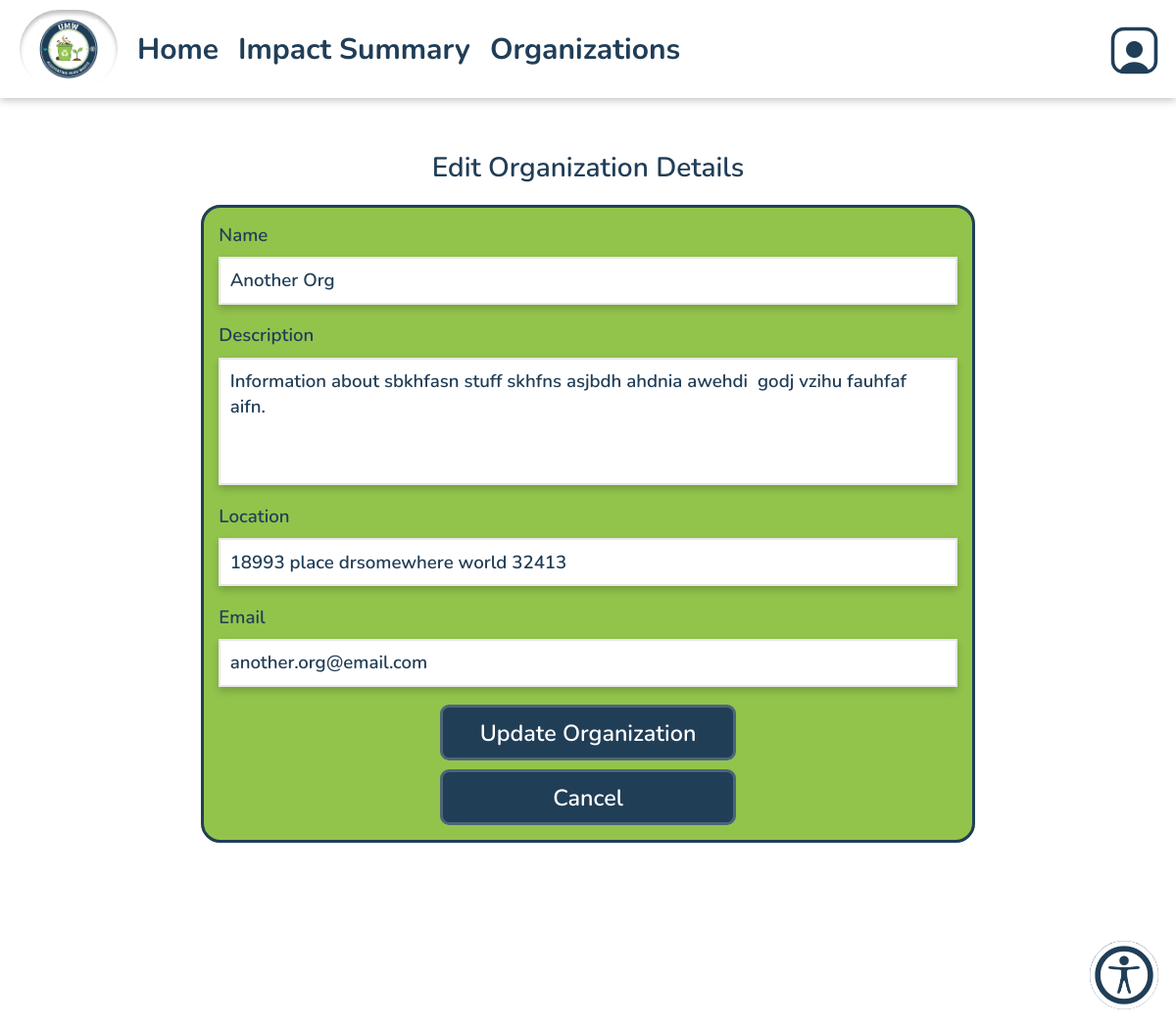
The app's page /editOrganization.php?id=2 (signed in) with its own data.
### tables this page shows
CREATE TABLE `dborganizations` (
  `id` int(11) NOT NULL,
  `name` varchar(256) NOT NULL,
  `email` varchar(256) DEFAULT NULL,
  `description` text DEFAULT NULL,
  `location` varchar(256) DEFAULT NULL,
  `archived` tinyint(4) NOT NULL DEFAULT 0
);

### database/dbOrganizations.php (called while the page is built, shortened)
<?php
function fetch_organization_by_id($id) {
    $connection = connect();
    $id = mysqli_real_escape_string($connection, $id);
    $query = $connection->prepare("select * from dborganizations where id = ?");
    $query->bind_param("i", $id);
    $query->execute();
    $result = $query->get_result();
    $org = mysqli_fetch_assoc($result);
    if ($org) {
        require_once('include/output.php');
        $org = hsc($org);
        return $org;
    }
    return null;
}

### include/output.php (called while the page is built, shortened)
<?php
    function hsc($input) {
        if (is_array($input)) {
            $arr = [];
            foreach ($input as $key => $value) {
                $arr[$key] = htmlspecialchars($value ?? '');
            }
            return $arr;
        }
        return htmlspecialchars($input ?? '');
    }

### editOrganization.php (the view, shortened to what this page needs)
<?php
    require_once('database/dbOrganizations.php');
    $args  = sanitize($_GET);
    $id    = $args['id'];
    $org = fetch_organization_by_id($id);
    require_once('include/output.php');
?>
<!DOCTYPE html>
<html>
    <head>
        <?php require_once('universal.inc') ?>
    </head>
    <body>
        <?php require_once('header.php') ?>
        <main class="signup-form">
            <div class="main-content-box">
                <h2 style="margin-bottom: 1rem;">Edit Organization Details</h2>
                <form id="edit-org-form" method="post" class="edit-org-form">
                    <fieldset class="section-box">
                        <label for ="name">Name</label>
                        <input type="text" id="name" name="name"
                            value="<?php echo htmlspecialchars($org['name']) ?>" required>
                        <label for="description">Description</label>
                        <textarea id="description" name="description"><?php echo htmlspecialchars($org['description']) ?></textarea>
                        <label for="location">Location</label>
                        <input type="text" id="location" name="location"
                            value="<?php echo htmlspecialchars($org['location']) ?>">
                        <label for="email">Email</label>
                        <input type="email" id="email" name="email" required
                            value="<?php echo htmlspecialchars($org['email']) ?>">
                        <input type="submit" value="Update Organization" style="margin: auto; width: 40%;">
                        <a class="button cancel" style="margin: auto; width: 40%;" href="organization.php?id=<?php echo htmlspecialchars($_GET['id']) ?>" style="margin-top: .5rem">Cancel</a>
                    </fieldset>
                </form>
            </div>
        </main>
    </body>
</html>

### css/base.css (style rules this page uses)
html, body, header, main, footer, div, span, p, h1, h2, h3, h4, h5, h6, ul, ol, li, input, select, textarea, form, section, label, table, td, tr, th, form, fieldset, em, button, a { padding: 0; margin: 0; font-size: inherit; font-family: inherit; font-weight: inherit; text-decoration: none; font-style: normal; box-sizing: border-box; text-align: left; list-style-type: none; border-spacing: 0; }
:root { --page-background-color: white; --page-font-color: #213e57; --inactive-font-color: #213e57; --inactive-background-color: white; --standout-background: white; --happy-toast-background-color: #5D7E61; --happy-toast-font-color: rgb(255, 255, 255); --info-toast-background-color: #2f2f2f; --info-toast-font-color: white; --error-toast-background-color: #A66654; --error-toast-font-color: rgb(255, 255, 255); --shadow-and-border-color: #e8e8e8; --main-color: #213e57; --main-color-hover: #4d6579; --accent-color: #92c44c; --accent-color-hover: #759d3d; --secondary-accent-color: rgb(175, 141, 92); --accessible-highlight-color: #2563EB; --wv-accent-color: #C9AB81; --wv-accent-foreground: #111111; --wv-bg-light: #ffffff; --wv-text-dark: #111111; --wv-muted-text: #6b6b6b; --calendar-event-color: #808080; --calendar-event-color-hover: var(--accent-color); --calendar-today-border: 2px solid var(--secondary-accent-color); --button-font-color: rgb(255, 255, 255); --button-padding: 0.5rem 1.5rem; --button-border-radius: 0.5rem; --standard-border: 1px solid #333333; --light-border: 1px solid var(--shadow-and-border-color); --text-field-border: 2px solid #e8e8e8; --cancel-button-background-color: #A66654; --error-color: #A66654; font-size: 18px; font-family: Montserrat; font-weight: 300; }
body { background-color: var(--page-background-color); color: var(--page-font-color); font-family: Montserrat; }
a { color: var(--accent-color); }
main:not(.login):not(.calendar-view):not(.dashboard) { padding: 1rem; }
input[type=text], input[type=password], input[type=date], input[type=email], input[type=number], input[type=tel], select, textarea, .pseudo-input, .pseudo-input-disabled { border: var(--text-field-border); border-radius: 0; padding: 0.5rem; width: 100%; background-color: var(--page-background-color); margin-bottom: 0.5rem; scroll-margin: 7.5rem; box-shadow: 0px 4px 8px rgba(0,0,0,0.2); color: var(--page-font-color); font-weight: 550; }
input[type=text]::placeholder, input[type=password]::placeholder, input[type=date]::placeholder, input[type=email]::placeholder, input[type=number]::placeholder, input[type=tel]::placeholder, textarea::placeholder { color: var(--main-color-hover); }
input[type=submit], button, .button, a.button-signup { color: var(--button-font-color); background-color: var(--main-color); padding: var(--button-padding); border: 3px solid var(--main-color-hover); border-radius: var(--button-border-radius); font-weight: 550; font-size: 1.25rem; width: 94%; transition: background-color .3s; cursor: pointer; text-align: center; }
label { color: var(--page-font-color); font-weight: 600; width: 100%; text-align: left; }
h2 { font-size: 1.5rem; font-weight: 550; text-align: center; }
.button { display: inline-block; }
button.cancel, a.cancel { background-color: var(--main-color); color: white; }
@media only screen and (min-width: 1024px) { main.signup-form { margin: 0rem 8rem 4rem 8rem; } }
form.signup-form, form.add-org-form, form.password-change, form.modUser, form.edit-org-form { display: flex; gap: 1rem; flex-direction: column; }
form.signup-form .section-box, form#person-search.section-box, form#org-search.section-box, form.add-org-form .section-box, form.password-change .section-box, form.modUser .section-box, form.edit-org-form .section-box { border: 3px solid var(--main-color); border-radius: 20px; padding: 15px; margin-bottom: 20px; background-color: var(--accent-color); width: fit-content; min-width: 100%; }
textarea#description { resize: none; }
form.signup-form > fieldset, form.password-change > fieldset, form.modUser > fieldset, form.edit-org-form > fieldset { padding: 1.5rem; display: flex; gap: .5rem; flex-direction: column; }
form.signup-form textarea, form.edit-org-form textarea { height: 7rem; }
.main-content-box { width: 100%; max-width: 48rem; padding: 2rem; margin-bottom: 2rem; margin-left: auto; margin-right: auto; border-radius: 0.5rem; }
.section-box { background-color: var(--page-background-color); border-radius: 0.5rem; padding: 1.5rem; margin-bottom: 1rem; border: 1px solid var(--light-border); }

### records on screen
dborganizations: name "Another Org", description "Information about sbkhfasn stuff skhfns asjbdh ahdnia awehdi godj vzihu fauhfaf aifn.", location "18993 place drsomewhere world 32413", email "another.org@email.com"
